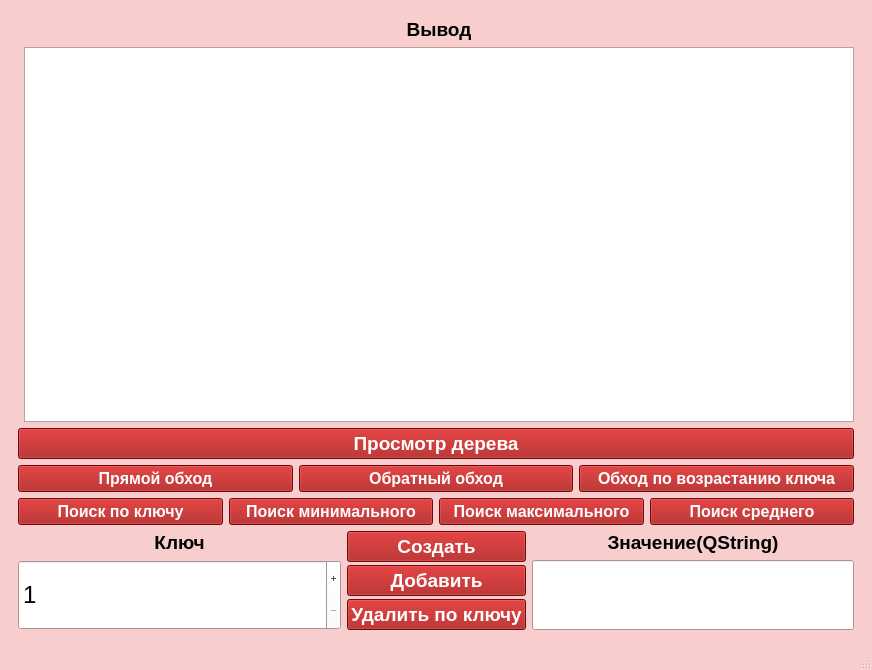
<?xml version="1.0" encoding="UTF-8"?>
<ui version="4.0">
 <class>MainWindow</class>
 <widget class="QMainWindow" name="MainWindow">
  <property name="geometry">
   <rect>
    <x>0</x>
    <y>0</y>
    <width>872</width>
    <height>670</height>
   </rect>
  </property>
  <property name="palette">
   <palette>
    <active>
     <colorrole role="Button">
      <brush brushstyle="SolidPattern">
       <color alpha="255">
        <red>255</red>
        <green>255</green>
        <blue>255</blue>
       </color>
      </brush>
     </colorrole>
     <colorrole role="Window">
      <brush brushstyle="SolidPattern">
       <color alpha="255">
        <red>247</red>
        <green>205</green>
        <blue>205</blue>
       </color>
      </brush>
     </colorrole>
    </active>
    <inactive>
     <colorrole role="Button">
      <brush brushstyle="SolidPattern">
       <color alpha="255">
        <red>255</red>
        <green>255</green>
        <blue>255</blue>
       </color>
      </brush>
     </colorrole>
     <colorrole role="Window">
      <brush brushstyle="SolidPattern">
       <color alpha="255">
        <red>247</red>
        <green>205</green>
        <blue>205</blue>
       </color>
      </brush>
     </colorrole>
    </inactive>
    <disabled>
     <colorrole role="Button">
      <brush brushstyle="SolidPattern">
       <color alpha="255">
        <red>255</red>
        <green>255</green>
        <blue>255</blue>
       </color>
      </brush>
     </colorrole>
     <colorrole role="Base">
      <brush brushstyle="SolidPattern">
       <color alpha="255">
        <red>247</red>
        <green>205</green>
        <blue>205</blue>
       </color>
      </brush>
     </colorrole>
     <colorrole role="Window">
      <brush brushstyle="SolidPattern">
       <color alpha="255">
        <red>247</red>
        <green>205</green>
        <blue>205</blue>
       </color>
      </brush>
     </colorrole>
    </disabled>
   </palette>
  </property>
  <property name="windowTitle">
   <string>AVLTree</string>
  </property>
  <widget class="QWidget" name="centralwidget">
   <layout class="QFormLayout" name="formLayout_2">
    <item row="0" column="0" colspan="2">
     <widget class="QStackedWidget" name="stackedWidget">
      <property name="currentIndex">
       <number>0</number>
      </property>
      <widget class="QWidget" name="page">
       <layout class="QGridLayout" name="gridLayout_2">
        <property name="sizeConstraint">
         <enum>QLayout::SetDefaultConstraint</enum>
        </property>
        <property name="leftMargin">
         <number>9</number>
        </property>
        <property name="topMargin">
         <number>9</number>
        </property>
        <item row="6" column="0" rowspan="2" colspan="2">
         <layout class="QHBoxLayout" name="horizontalLayout">
          <property name="spacing">
           <number>6</number>
          </property>
          <property name="topMargin">
           <number>0</number>
          </property>
          <item>
           <layout class="QVBoxLayout" name="verticalLayout">
            <item>
             <widget class="QLabel" name="label">
              <property name="sizePolicy">
               <sizepolicy hsizetype="Expanding" vsizetype="Fixed">
                <horstretch>0</horstretch>
                <verstretch>0</verstretch>
               </sizepolicy>
              </property>
              <property name="font">
               <font>
                <pointsize>14</pointsize>
                <bold>true</bold>
               </font>
              </property>
              <property name="text">
               <string>Ключ</string>
              </property>
              <property name="alignment">
               <set>Qt::AlignCenter</set>
              </property>
             </widget>
            </item>
            <item>
             <widget class="QSpinBox" name="keyValue">
              <property name="sizePolicy">
               <sizepolicy hsizetype="Expanding" vsizetype="Expanding">
                <horstretch>0</horstretch>
                <verstretch>0</verstretch>
               </sizepolicy>
              </property>
              <property name="font">
               <font>
                <pointsize>18</pointsize>
               </font>
              </property>
              <property name="buttonSymbols">
               <enum>QAbstractSpinBox::PlusMinus</enum>
              </property>
              <property name="minimum">
               <number>1</number>
              </property>
              <property name="maximum">
               <number>2147483647</number>
              </property>
             </widget>
            </item>
           </layout>
          </item>
          <item>
           <layout class="QVBoxLayout" name="verticalLayout_3">
            <property name="spacing">
             <number>3</number>
            </property>
            <item>
             <widget class="QPushButton" name="createButton">
              <property name="sizePolicy">
               <sizepolicy hsizetype="Minimum" vsizetype="Expanding">
                <horstretch>0</horstretch>
                <verstretch>0</verstretch>
               </sizepolicy>
              </property>
              <property name="font">
               <font>
                <pointsize>14</pointsize>
                <bold>true</bold>
               </font>
              </property>
              <property name="cursor">
               <cursorShape>PointingHandCursor</cursorShape>
              </property>
              <property name="styleSheet">
               <string notr="true">background-color: rgb(162, 11, 11);
color: rgb(255, 255, 255);</string>
              </property>
              <property name="text">
               <string>Создать</string>
              </property>
             </widget>
            </item>
            <item>
             <widget class="QPushButton" name="addButton">
              <property name="sizePolicy">
               <sizepolicy hsizetype="Minimum" vsizetype="Expanding">
                <horstretch>0</horstretch>
                <verstretch>0</verstretch>
               </sizepolicy>
              </property>
              <property name="font">
               <font>
                <pointsize>14</pointsize>
                <bold>true</bold>
               </font>
              </property>
              <property name="cursor">
               <cursorShape>PointingHandCursor</cursorShape>
              </property>
              <property name="styleSheet">
               <string notr="true">background-color: rgb(162, 11, 11);
color: rgb(255, 255, 255);</string>
              </property>
              <property name="text">
               <string>Добавить</string>
              </property>
             </widget>
            </item>
            <item>
             <widget class="QPushButton" name="deleteButton">
              <property name="sizePolicy">
               <sizepolicy hsizetype="Minimum" vsizetype="Expanding">
                <horstretch>0</horstretch>
                <verstretch>0</verstretch>
               </sizepolicy>
              </property>
              <property name="font">
               <font>
                <pointsize>14</pointsize>
                <bold>true</bold>
               </font>
              </property>
              <property name="cursor">
               <cursorShape>PointingHandCursor</cursorShape>
              </property>
              <property name="styleSheet">
               <string notr="true">background-color: rgb(162, 11, 11);
color: rgb(255, 255, 255);
</string>
              </property>
              <property name="text">
               <string>Удалить по ключу</string>
              </property>
             </widget>
            </item>
           </layout>
          </item>
          <item>
           <layout class="QVBoxLayout" name="verticalLayout_2">
            <item>
             <widget class="QLabel" name="label_2">
              <property name="sizePolicy">
               <sizepolicy hsizetype="Expanding" vsizetype="Fixed">
                <horstretch>0</horstretch>
                <verstretch>0</verstretch>
               </sizepolicy>
              </property>
              <property name="font">
               <font>
                <pointsize>14</pointsize>
                <bold>true</bold>
               </font>
              </property>
              <property name="text">
               <string>Значение(QString)</string>
              </property>
              <property name="alignment">
               <set>Qt::AlignCenter</set>
              </property>
             </widget>
            </item>
            <item>
             <widget class="QLineEdit" name="valueEdit">
              <property name="sizePolicy">
               <sizepolicy hsizetype="Expanding" vsizetype="Expanding">
                <horstretch>0</horstretch>
                <verstretch>0</verstretch>
               </sizepolicy>
              </property>
              <property name="font">
               <font>
                <pointsize>16</pointsize>
               </font>
              </property>
             </widget>
            </item>
           </layout>
          </item>
         </layout>
        </item>
        <item row="1" column="0" colspan="2">
         <widget class="QPushButton" name="treeButton">
          <property name="sizePolicy">
           <sizepolicy hsizetype="Minimum" vsizetype="Fixed">
            <horstretch>0</horstretch>
            <verstretch>0</verstretch>
           </sizepolicy>
          </property>
          <property name="font">
           <font>
            <pointsize>14</pointsize>
            <bold>true</bold>
           </font>
          </property>
          <property name="cursor">
           <cursorShape>PointingHandCursor</cursorShape>
          </property>
          <property name="layoutDirection">
           <enum>Qt::LeftToRight</enum>
          </property>
          <property name="autoFillBackground">
           <bool>false</bool>
          </property>
          <property name="styleSheet">
           <string notr="true">background-color: rgb(162, 11, 11);
color: rgb(255, 255, 255);</string>
          </property>
          <property name="text">
           <string>Просмотр дерева</string>
          </property>
          <property name="autoDefault">
           <bool>false</bool>
          </property>
          <property name="default">
           <bool>false</bool>
          </property>
          <property name="flat">
           <bool>false</bool>
          </property>
         </widget>
        </item>
        <item row="4" column="0" colspan="2">
         <layout class="QHBoxLayout" name="horizontalLayout_5">
          <item>
           <widget class="QPushButton" name="directInputButton">
            <property name="font">
             <font>
              <pointsize>12</pointsize>
              <bold>true</bold>
             </font>
            </property>
            <property name="cursor">
             <cursorShape>PointingHandCursor</cursorShape>
            </property>
            <property name="styleSheet">
             <string notr="true">background-color: rgb(162, 11, 11);
color: rgb(255, 255, 255);</string>
            </property>
            <property name="text">
             <string>Прямой обход</string>
            </property>
           </widget>
          </item>
          <item>
           <widget class="QPushButton" name="reverseInputButton">
            <property name="font">
             <font>
              <pointsize>12</pointsize>
              <bold>true</bold>
             </font>
            </property>
            <property name="cursor">
             <cursorShape>PointingHandCursor</cursorShape>
            </property>
            <property name="styleSheet">
             <string notr="true">background-color: rgb(162, 11, 11);
color: rgb(255, 255, 255);</string>
            </property>
            <property name="text">
             <string>Обратный обход</string>
            </property>
           </widget>
          </item>
          <item>
           <widget class="QPushButton" name="increseKeyButton">
            <property name="font">
             <font>
              <pointsize>12</pointsize>
              <bold>true</bold>
             </font>
            </property>
            <property name="cursor">
             <cursorShape>PointingHandCursor</cursorShape>
            </property>
            <property name="styleSheet">
             <string notr="true">background-color: rgb(162, 11, 11);
color: rgb(255, 255, 255);</string>
            </property>
            <property name="text">
             <string>Обход по возрастанию ключа</string>
            </property>
           </widget>
          </item>
         </layout>
        </item>
        <item row="0" column="1">
         <layout class="QVBoxLayout" name="verticalLayout_5">
          <item>
           <widget class="QLabel" name="label_3">
            <property name="font">
             <font>
              <pointsize>14</pointsize>
              <bold>true</bold>
             </font>
            </property>
            <property name="text">
             <string>Вывод</string>
            </property>
            <property name="alignment">
             <set>Qt::AlignCenter</set>
            </property>
           </widget>
          </item>
          <item>
           <widget class="QListWidget" name="inputWidget">
            <property name="sizePolicy">
             <sizepolicy hsizetype="Expanding" vsizetype="Expanding">
              <horstretch>0</horstretch>
              <verstretch>0</verstretch>
             </sizepolicy>
            </property>
            <property name="minimumSize">
             <size>
              <width>0</width>
              <height>0</height>
             </size>
            </property>
            <property name="maximumSize">
             <size>
              <width>16777215</width>
              <height>2740</height>
             </size>
            </property>
            <property name="font">
             <font>
              <pointsize>14</pointsize>
             </font>
            </property>
            <property name="wordWrap">
             <bool>true</bool>
            </property>
           </widget>
          </item>
         </layout>
        </item>
        <item row="5" column="0" colspan="2">
         <layout class="QHBoxLayout" name="horizontalLayout_7">
          <item>
           <widget class="QPushButton" name="findButton">
            <property name="font">
             <font>
              <pointsize>12</pointsize>
              <bold>true</bold>
             </font>
            </property>
            <property name="cursor">
             <cursorShape>PointingHandCursor</cursorShape>
            </property>
            <property name="styleSheet">
             <string notr="true">background-color: rgb(162, 11, 11);
color: rgb(255, 255, 255);</string>
            </property>
            <property name="text">
             <string>Поиск по ключу</string>
            </property>
           </widget>
          </item>
          <item>
           <widget class="QPushButton" name="findMinButton">
            <property name="font">
             <font>
              <pointsize>12</pointsize>
              <bold>true</bold>
             </font>
            </property>
            <property name="cursor">
             <cursorShape>PointingHandCursor</cursorShape>
            </property>
            <property name="styleSheet">
             <string notr="true">background-color: rgb(162, 11, 11);
color: rgb(255, 255, 255);</string>
            </property>
            <property name="text">
             <string>Поиск минимального</string>
            </property>
           </widget>
          </item>
          <item>
           <widget class="QPushButton" name="findMaxButton">
            <property name="font">
             <font>
              <pointsize>12</pointsize>
              <bold>true</bold>
             </font>
            </property>
            <property name="cursor">
             <cursorShape>PointingHandCursor</cursorShape>
            </property>
            <property name="styleSheet">
             <string notr="true">background-color: rgb(162, 11, 11);
color: rgb(255, 255, 255);</string>
            </property>
            <property name="text">
             <string>Поиск максимального</string>
            </property>
           </widget>
          </item>
          <item>
           <widget class="QPushButton" name="findAverageButton">
            <property name="font">
             <font>
              <pointsize>12</pointsize>
              <bold>true</bold>
             </font>
            </property>
            <property name="cursor">
             <cursorShape>PointingHandCursor</cursorShape>
            </property>
            <property name="styleSheet">
             <string notr="true">background-color: rgb(162, 11, 11);
color: rgb(255, 255, 255);</string>
            </property>
            <property name="text">
             <string>Поиск среднего</string>
            </property>
           </widget>
          </item>
         </layout>
        </item>
       </layout>
      </widget>
      <widget class="QWidget" name="page_2">
       <layout class="QGridLayout" name="gridLayout_3">
        <item row="0" column="0">
         <widget class="QTreeView" name="treeView">
          <property name="font">
           <font>
            <pointsize>16</pointsize>
           </font>
          </property>
          <property name="lineWidth">
           <number>1</number>
          </property>
          <property name="autoScrollMargin">
           <number>16</number>
          </property>
          <property name="editTriggers">
           <set>QAbstractItemView::NoEditTriggers</set>
          </property>
          <property name="alternatingRowColors">
           <bool>false</bool>
          </property>
          <property name="selectionMode">
           <enum>QAbstractItemView::SingleSelection</enum>
          </property>
          <property name="selectionBehavior">
           <enum>QAbstractItemView::SelectItems</enum>
          </property>
          <property name="textElideMode">
           <enum>Qt::ElideLeft</enum>
          </property>
          <property name="autoExpandDelay">
           <number>-1</number>
          </property>
          <property name="uniformRowHeights">
           <bool>false</bool>
          </property>
          <property name="sortingEnabled">
           <bool>false</bool>
          </property>
          <property name="animated">
           <bool>true</bool>
          </property>
          <property name="allColumnsShowFocus">
           <bool>false</bool>
          </property>
          <property name="headerHidden">
           <bool>true</bool>
          </property>
          <property name="expandsOnDoubleClick">
           <bool>true</bool>
          </property>
          <attribute name="headerVisible">
           <bool>false</bool>
          </attribute>
          <attribute name="headerShowSortIndicator" stdset="0">
           <bool>false</bool>
          </attribute>
          <attribute name="headerStretchLastSection">
           <bool>true</bool>
          </attribute>
         </widget>
        </item>
        <item row="1" column="0">
         <widget class="QPushButton" name="backButton">
          <property name="font">
           <font>
            <pointsize>14</pointsize>
            <bold>true</bold>
           </font>
          </property>
          <property name="styleSheet">
           <string notr="true">background-color: rgb(162, 11, 11);
color: rgb(255, 255, 255);</string>
          </property>
          <property name="text">
           <string>Назад</string>
          </property>
         </widget>
        </item>
       </layout>
      </widget>
     </widget>
    </item>
   </layout>
  </widget>
  <widget class="QMenuBar" name="menubar">
   <property name="geometry">
    <rect>
     <x>0</x>
     <y>0</y>
     <width>872</width>
     <height>22</height>
    </rect>
   </property>
  </widget>
  <widget class="QStatusBar" name="statusbar"/>
 </widget>
 <tabstops>
  <tabstop>valueEdit</tabstop>
  <tabstop>keyValue</tabstop>
  <tabstop>createButton</tabstop>
  <tabstop>treeView</tabstop>
  <tabstop>backButton</tabstop>
 </tabstops>
 <resources/>
 <connections/>
</ui>
